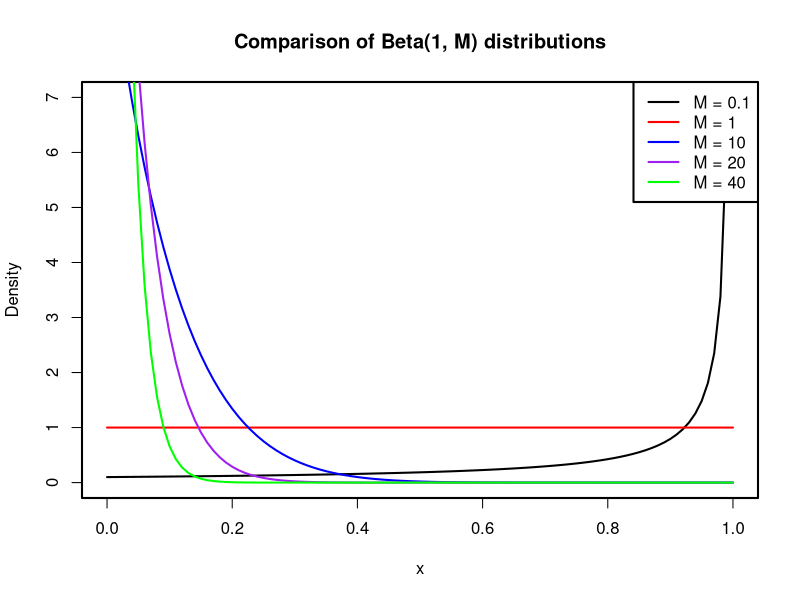
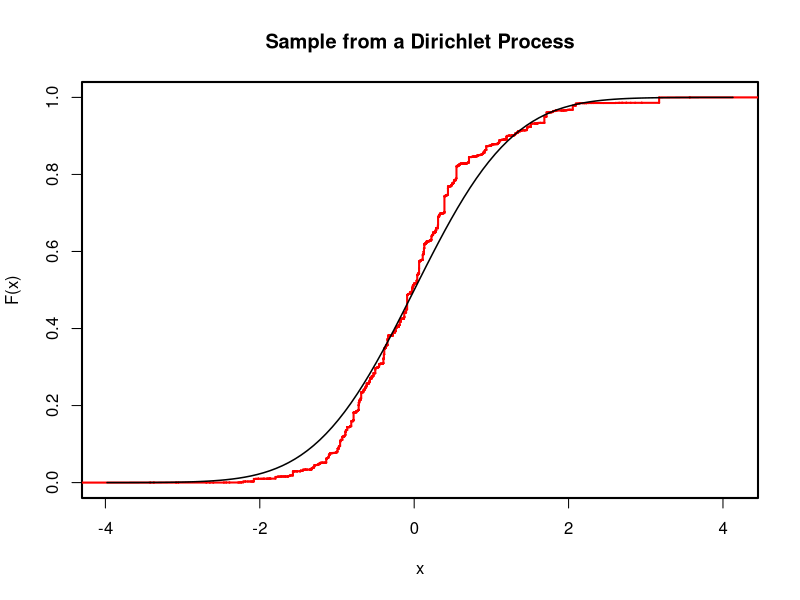
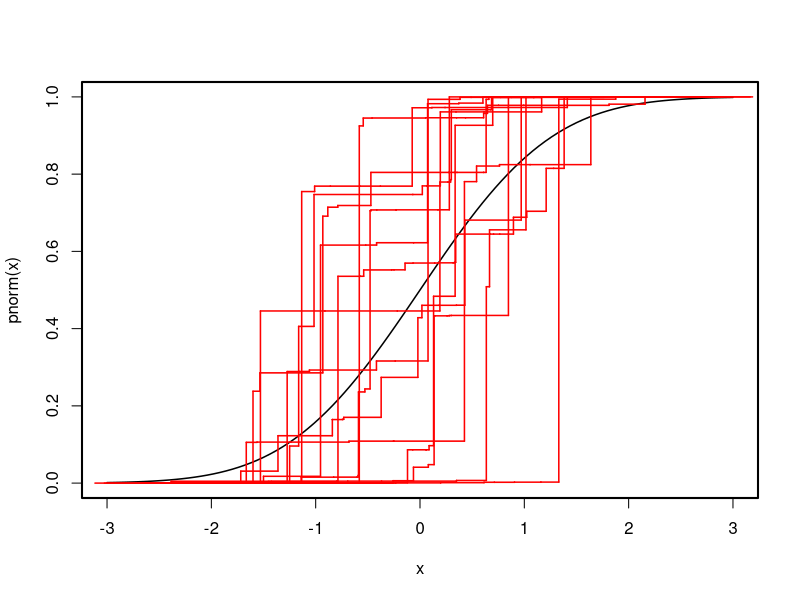
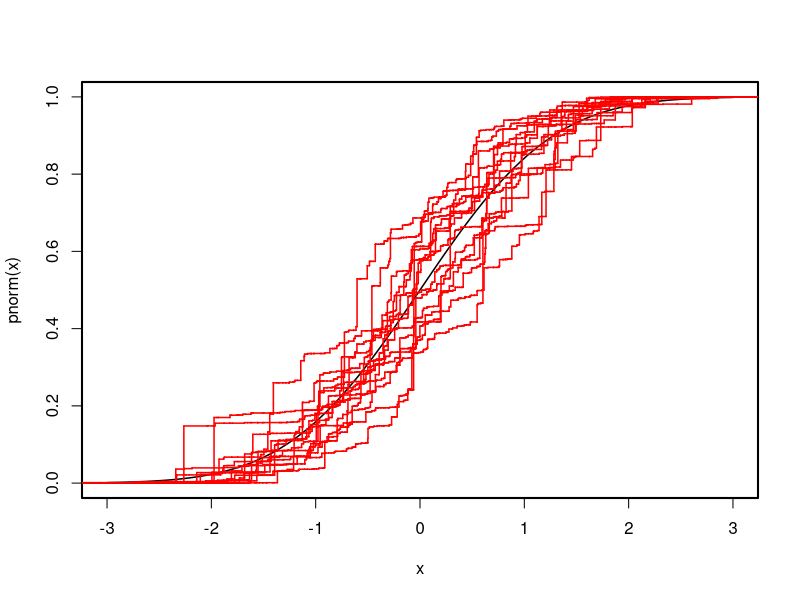
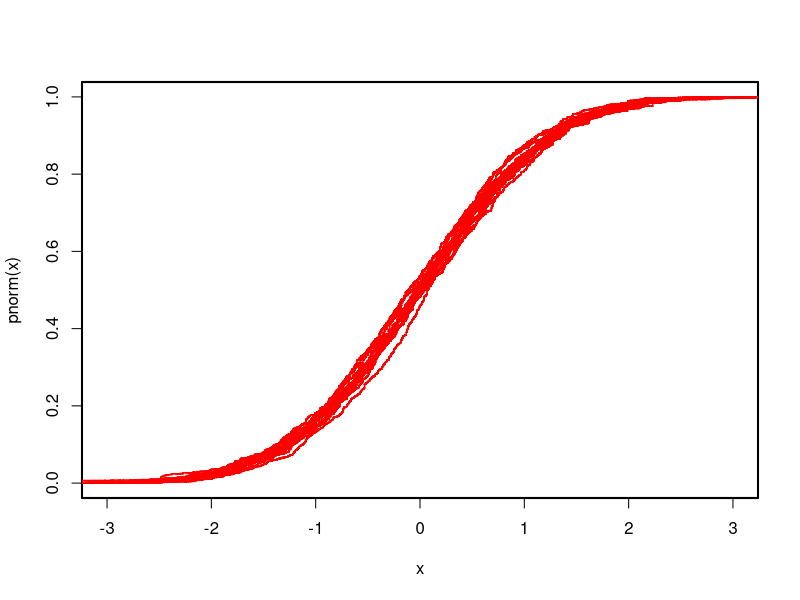
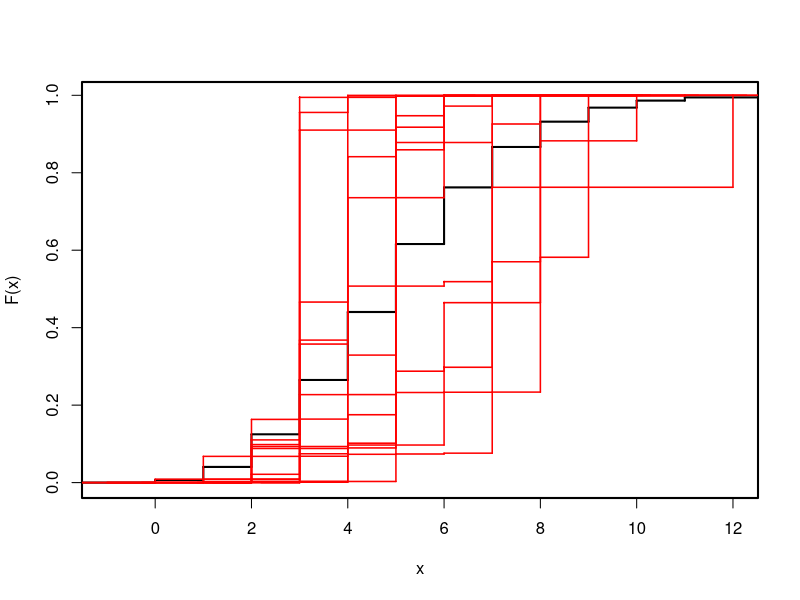
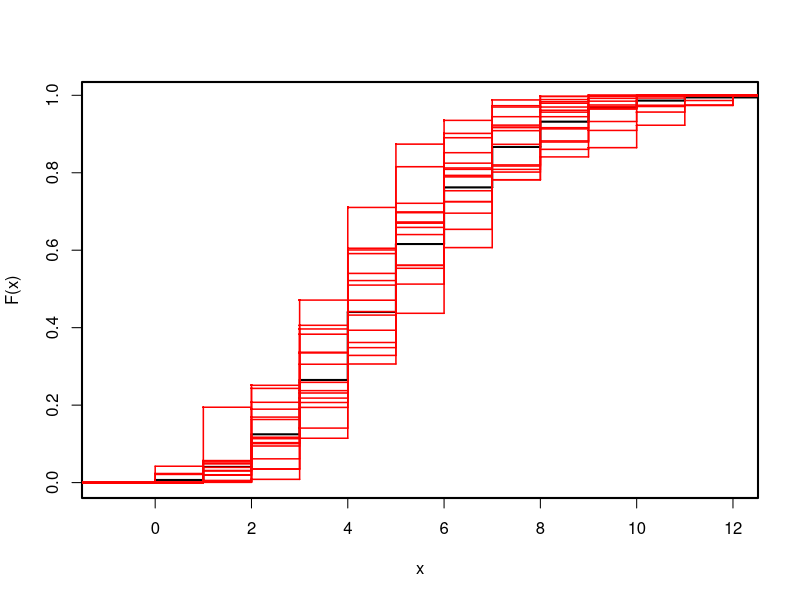
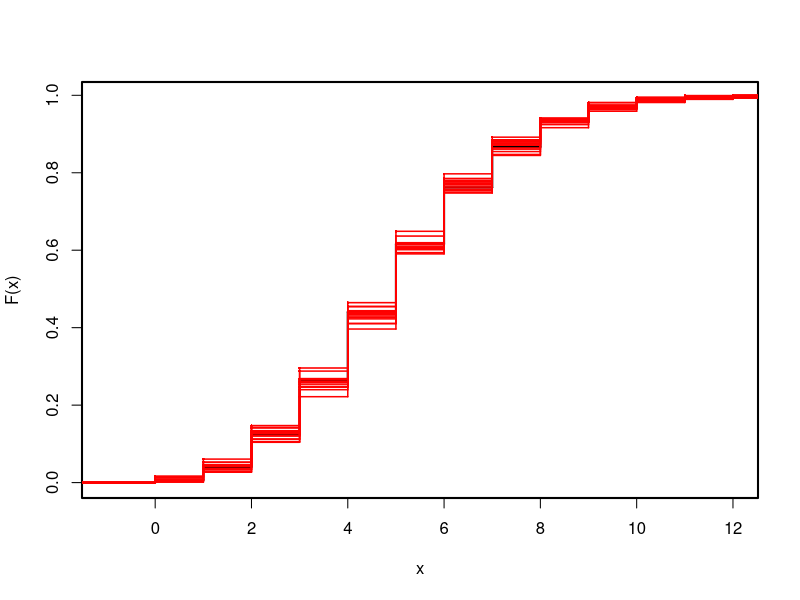

Reproduce these figures in R, in order.
# Stick Breaking construction of a DP (Sethuraman, 1994)
set.seed(219)


# Simulation ------------------------------------------------------------------------
## DP precision parameter (G0 = normal dist (0, 1))
M <- 100

## Tolerance for total probability
eps <- 1e-6

## Components of the distribution
ups_aux <- c(0)
probs <- c()
locations <- c()

while (sum(probs) < 1 - eps) {
  # Auxiliar upsilon ~ Beta(1, M)
  ups <- rbeta(1, shape1 = 1, shape2 = M)
  
  # Probability
  prob <- ups * prod(1 - ups_aux)
  probs <- c(probs, prob)
  ups_aux <- c(ups_aux, ups)
  
  # Location
  location <- rnorm(1, mean = 0, sd = 1)
  locations <- c(locations, location)
}

## We can check the total probability
sum(probs)

## We can check how the probabilities change with M
par(lwd = 2)
curve(dbeta(x, shape1 = 1, shape2 = 0.1), ylim = c(0, 7),
      ylab = 'Density', main = 'Comparison of Beta(1, M) distributions')
curve(dbeta(x, shape1 = 1, shape2 = 1), col = 'red', add = TRUE)
curve(dbeta(x, shape1 = 1, shape2 = 10), col = 'blue', add = TRUE)
curve(dbeta(x, shape1 = 1, shape2 = 20), col = 'purple', add = TRUE)
curve(dbeta(x, shape1 = 1, shape2 = 40), col = 'green', add = TRUE)      
legend(x = 'topright', legend = c('M = 0.1', 'M = 1', 'M = 10', 'M = 20', 'M = 40'),
       col = c('black', 'red', 'blue', 'purple', 'green'), lwd = 2)

## Cumulative distribution function
ord_locations <- sort(locations)
ord_probs <- probs[order(locations)]

cdf_G <- stepfun(ord_locations, c(0, cumsum(ord_probs)))
plot(cdf_G, col = 'red', lwd = 2, do.points = FALSE, ylim = c(0, 1),
     main = 'Sample from a Dirichlet Process', ylab = 'F(x)')
curve(pnorm, add = TRUE, lwd = 1.5)


# Multiple samples ------------------------------------------------------------------
rdp <- function(M, G0, G0_params, tol=1e-6){
  ## Components of the distribution
  ups_aux <- c(0)
  probs <- c()
  locations <- c()
  
  while (sum(probs) < 1 - eps) {
    # Auxiliar eta ~ Beta(1, M)
    ups <- rbeta(1, shape1 = 1, shape2 = M)
    
    # Probability
    prob <- ups * prod(1 - ups_aux)
    probs <- c(probs, prob)
    ups_aux <- c(ups_aux, ups)
    
    # Location
    location <- do.call(G0, args = G0_params)
    locations <- c(locations, location)
  }
  
  ord_locations <- sort(locations)
  ord_probs <- probs[order(locations)]
  return(list(locations = ord_locations, probs = ord_probs))
}

dp_cdf <- function(results){
  dp_cdf_plot <- stepfun(results$locations, c(0, cumsum(results$probs)))
  plot(dp_cdf_plot, add = TRUE, col = 'red', lwd = 1.5, do.points = FALSE)
}

## Plot of samples
#### Normal base measure
### M = 1
dp_samples_1 <- replicate(15, rdp(1, 'rnorm', list(n = 1, mean = 0, sd = 1)))
curve(pnorm, lwd = 1.5, xlim = c(-3, 3))
invisible(apply(dp_samples_1, 2, dp_cdf))

### M = 20
dp_samples_20 <- replicate(15, rdp(20, 'rnorm', list(n = 1, mean = 0, sd = 1)))
curve(pnorm, lwd = 1.5, xlim = c(-3, 3))
invisible(apply(dp_samples_20, 2, dp_cdf))

### M = 500
dp_samples_500 <- replicate(15, rdp(500, 'rnorm', list(n = 1, mean = 0, sd = 1)))
curve(pnorm, lwd = 1.5, xlim = c(-3, 3))
invisible(apply(dp_samples_500, 2, dp_cdf))

#### Poisson base measure
### M = 1
dp_samples_1 <- replicate(15, rdp(1, 'rpois', list(n = 1, lambda = 5)))
plot(stepfun(0:11, c(0, ppois(0:11, lambda = 5))), do.points = FALSE, lwd = 2,
     main = '', ylab = 'F(x)')
invisible(apply(dp_samples_1, 2, dp_cdf))

### M = 20
dp_samples_20 <- replicate(15, rdp(20, 'rpois', list(n = 1, lambda = 5)))
plot(stepfun(0:11, c(0, ppois(0:11, lambda = 5))), do.points = FALSE, lwd = 2,
     main = '', ylab = 'F(x)')
invisible(apply(dp_samples_20, 2, dp_cdf))

### M = 500
dp_samples_500 <- replicate(15, rdp(500, 'rpois', list(n = 1, lambda = 5)))
plot(stepfun(0:11, c(0, ppois(0:11, lambda = 5))), do.points = FALSE, lwd = 2,
     main = '', ylab = 'F(x)')
invisible(apply(dp_samples_500, 2, dp_cdf))

